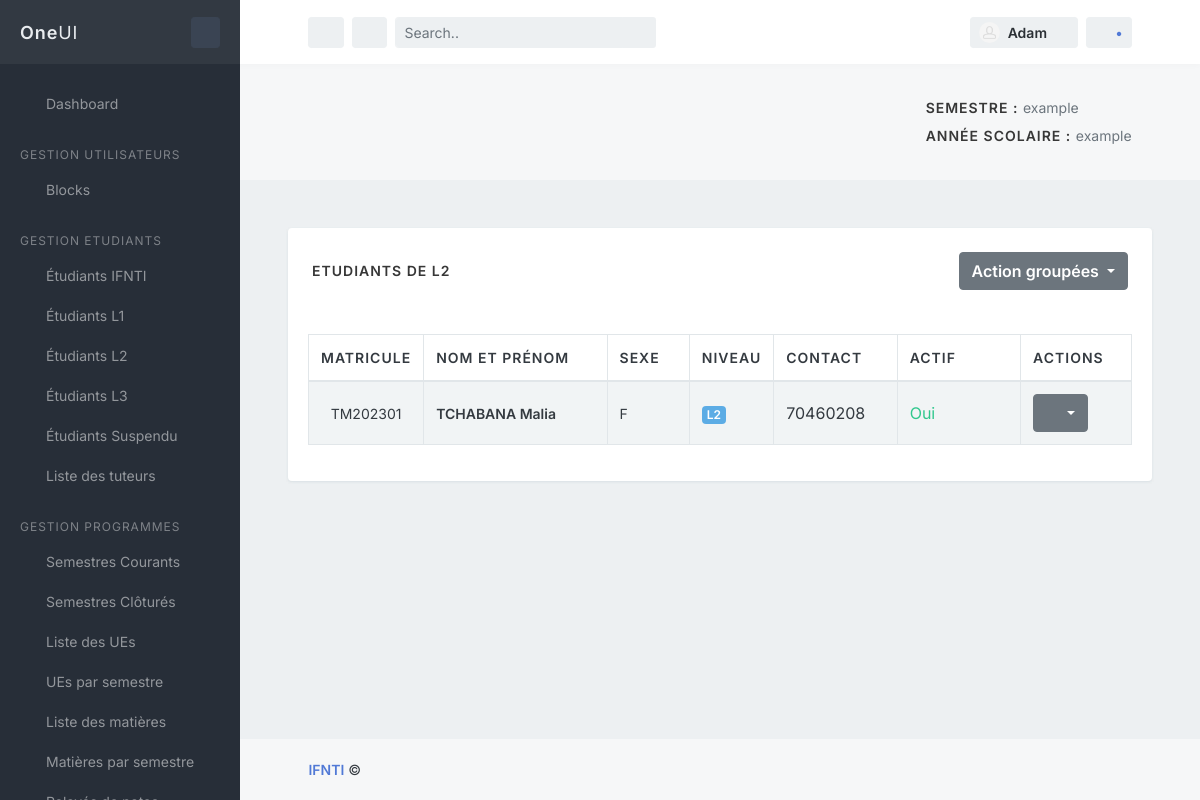
/main/etudiants-l2, run on the app's committed database.
### main/models.py (models this page shows, shortened)
class Utilisateur(models.Model):
    SEXE_CHOISE = [
        ('F','Feminin'),
        ('M','Masculin')
    ]
    nom=models.CharField(max_length=50)
    prenom = models.CharField(max_length=50, verbose_name="Prénom")
    sexe = models.CharField(max_length=1, choices=SEXE_CHOISE)
    datenaissance = models.DateField(blank=True,verbose_name="date de naissance",null=True, validators=[MaxValueValidator(limit_value=date(2006, 1,1), message="L'année de naissance doit être inférieure à 2006")])
    lieunaissance = models.CharField(blank=True,max_length=20, verbose_name="lieu de naissance")
    contact = models.CharField(max_length=25)
    email=models.CharField(max_length=50, null=True)
    adresse=models.CharField(max_length=50)
    prefecture=models.CharField(max_length=50, null=True, verbose_name="Préfecture", default='tchaoudjo',blank=True)
    is_active = models.BooleanField(default=True, verbose_name="Actif")
    carte_identity = models.CharField(max_length=50, null=True,  verbose_name="Carte d'identité")
    nationalite = models.CharField(max_length=30, default='Togolaise', verbose_name='Nationalté',blank=True)
    user = models.OneToOneField(settings.AUTH_USER_MODEL, on_delete=models.CASCADE)
    class Meta:
        abstract = True

class Etudiant(Utilisateur):
    id = models.CharField(primary_key=True, blank=True, max_length=12)
    CHOIX_SERIE = [('A', 'A'), ('C', 'C'), ('D', 'D'), ('E', 'E'), ('F1', 'F1'), ('F2', 'F2'), ('F3', 'F3'),
                   ('F4', 'F4'), ('G2', 'G2')]
    seriebac1 = models.CharField(blank=True,max_length=2, choices=CHOIX_SERIE, verbose_name="Série bac 1", null=True)
    seriebac2 = models.CharField(blank=True,max_length=2, choices=CHOIX_SERIE, verbose_name="Série bac 2", null=True)
    anneeentree = models.IntegerField(default=datetime.date.today().year, blank=True, verbose_name="année entrée", null=False)
    anneebac1 = models.IntegerField(blank=True,verbose_name="Année d’obtention du BAC 1", null=True)
    anneebac2 = models.IntegerField(blank=True,verbose_name="Année d’obtention du BAC 2", null=True, default=datetime.date.today().year)
    etablissementSeconde = models.CharField(max_length=300, verbose_name="Nom d'établissement seconde", null=True, blank=True)
    francaisSeconde = models.DecimalField(max_digits=4, decimal_places=2, verbose_name="Note de français Seconde", default="0")
    anglaisSeconde = models.DecimalField(max_digits=4, decimal_places=2, verbose_name="Note d'anglais Seconde", default="0")
    mathematiqueSeconde = models.DecimalField(max_digits=4, decimal_places=2, verbose_name="Note de mathématique Seconde", default="0")
    etablissementPremiere = models.CharField(max_length=300, verbose_name="Nom d'établissement Première", null=True, blank=True)
    francaisPremiere = models.DecimalField(max_digits=4, decimal_places=2, verbose_name="Note de français Première", default="0")
    anglaisPremiere = models.DecimalField(max_digits=4, decimal_places=2, verbose_name="Note d'anglais Première", default="0")
    mathematiquePremiere = models.DecimalField(max_digits=4, decimal_places=2, verbose_name="Note de mathématique Première", default="0")
    etablissementTerminale = models.CharField(max_length=300, verbose_name="Nom d'établissement Terminale", null=True, blank=True)
    francaisTerminale = models.DecimalField(max_digits=4, decimal_places=2, verbose_name="Note de français Terminale", default="0")
    anglaisTerminale = models.DecimalField(max_digits=4, decimal_places=2, verbose_name="Note d'anglais Terminale", default="0")
    mathematiqueTerminale = models.DecimalField(max_digits=4, decimal_places=2, verbose_name="Note de mathématique Terminale", default="0")
    semestre = models.ManyToManyField('Semestre')
    passer_semestre_suivant =models.BooleanField(default=False, verbose_name="Passer au semestre suivant")
    class Meta:
        verbose_name = "Etudiant"
        verbose_name_plural = "Etudiants"
        unique_together = [["nom", "prenom", "datenaissance", "email"]]
    """ Cléf de l'étudiant"""
    def __str__(self):
        return self.id + " " + self.nom + " " + self.prenom

### main/views.py (the view)
# urls.py: path('etudiants-l2', views.etudiants_l2, name='etudiants_l2'),
def etudiants_l2(request):
    semestres = Semestre.objects.filter(libelle="S3") | Semestre.objects.filter(libelle="S4")
    etudiants = {'etudiants': [], 'niveau': 'L2', 's1' : semestres[0], 's2' : semestres[1]}
    temp=[]
    for semestre in semestres:
        print(semestre.etudiant_set.all())
        for etudiant in semestre.etudiant_set.all():
            temp.append(etudiant)
    etudiants['etudiants'] = temp
    return render(request, 'etudiants/list.html', etudiants)

### main/templates/etudiants/list.html (shortened to what this page needs)
{% extends 'index.html' %}
{% block content %}
<div class="block block-rounded m-5">
    <div class="block-header p-4">
        <h3 class="block-title">Etudiants de {{niveau}}</h3>
        <button type="button" class="btn btn-secondary dropdown-toggle float-right" id="dropdown-default-secondary" data-toggle="dropdown" aria-haspopup="true" aria-expanded="false">
            Action groupées
        </button>
    </div>
    <div class="block-content block-content-full">
        <table class="table table-bordered table-striped table-vcenter js-dataTable-full-pagination">
            <thead>
                <tr>
                    <th class="text-center" style="width: 80px;">Matricule</th>
                    <th>Nom et Prénom</th>
                    <th class="d-none d-sm-table-cell" style="width: 10%;">Sexe</th>
                    <th style="width: 10%;">Niveau</th>
                    <th class="d-none d-sm-table-cell" style="width: 15%;">Contact</th>
                    <th style="width: 15%;">Actif</th>
                    <th>Actions</th>
                </tr>
            </thead>
            <tbody>
                {% for etudiant in etudiants %}
                <tr>
                    <td class="text-center font-size-sm">{{etudiant.id}}</td>
                    <td class="font-w600 font-size-sm">{{etudiant.nom}} {{etudiant.prenom}}</td>
                    <td class="d-none d-sm-table-cell font-size-sm">
                        {{etudiant.sexe}}
                    </td>
                    <td class="d-none d-sm-table-cell">
                        <span class="badge badge-info">{{niveau}}</span>
                    </td>
                    <td>
                        {{etudiant.contact}}
                    </td>
                    {% if etudiant.is_active %}
                    <td class="text-success">
                        Oui
                    </td>
                    {% endif %}
                    <td>
                        <button type="button" class="btn btn-secondary dropdown-toggle" id="dropdown-default-secondary" data-toggle="dropdown" aria-haspopup="true" aria-expanded="false">
                            <i class="fa fa-bars" aria-hidden="true"></i>
                        </button>
                    </td>
                </tr>
                {% endfor %}
            </tbody>
        </table>
    </div>
</div>
{% endblock %}

### data on the page
Etudiant: id "TM202301", nom "TCHABANA", prenom "Malia", sexe "F", niveau "L2", contact "70460208", is_active "Oui"

### other printed values
{{ niveau }} "L2"
